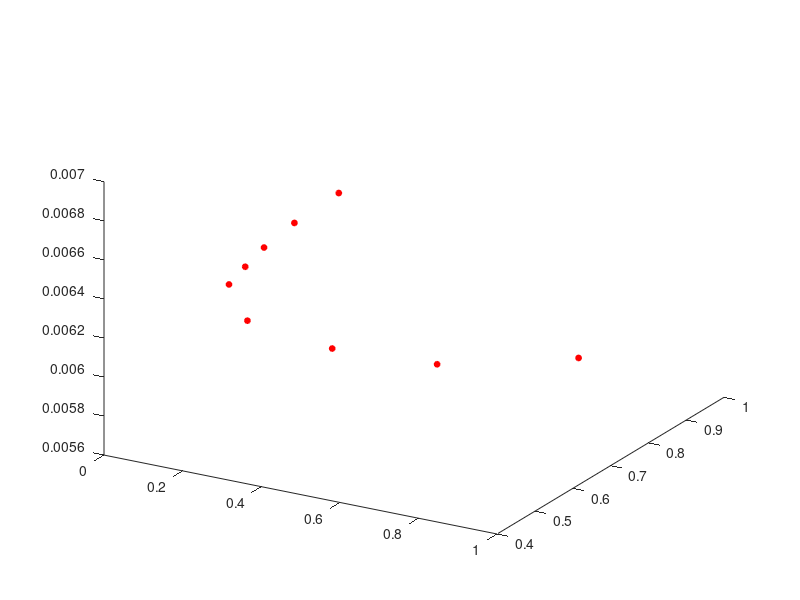

The MATLAB script that drew this image: (Note: this script raises an error after producing the figure.)
close all;clear all; hold on
NOfPointsOnFitCurve = 60;
xp150_750x750_icr00625_icvf        = [ 00.0200 00.0300 00.0500 00.0750 00.1000 00.2500 00.5000 00.7500 01.0000 ];
xp150_750x750_icr00625_icvf_ags_T1 = [ 85.4489 72.2753 64.3134 56.3070 51.5780 44.5293 40.3929 40.4486 51.5036 ];
xp150_750x750_icr00625_icvf_ags_T2 = [ 81.3436 73.2063 64.3134 59.6895 52.9240 42.1042 40.3000 43.1652 51.1691 ];
xp150_750x750_icr00625_icvf_ags = (xp150_750x750_icr00625_icvf_ags_T1 + xp150_750x750_icr00625_icvf_ags_T2)/2;
xp150_750x750_icr00625_icvf_ags = xp150_750x750_icr00625_icvf_ags/max(xp150_750x750_icr00625_icvf_ags);
x00625 = xp150_750x750_icr00625_icvf;
y00625 = xp150_750x750_icr00625_icvf_ags;
z00625 = 0.00625*ones(size(xp150_750x750_icr00625_icvf_ags));
hold on; view(30,30)
plot3(x00625,y00625,z00625, 'or', 'LineWidth', 1, 'MarkerFaceColor', 'r', 'MarkerSize', 4)
[xData00625, yData00625] = prepareCurveData( x00625, y00625 );
ft   = fittype( 'rat31' ); opts = fitoptions( ft ); opts.Display = 'Off';
opts.Lower       = [-Inf -Inf -Inf -Inf -Inf];
opts.StartPoint  = [0.02 0.02 0.02 0.02 0.02];
opts.Upper       = [Inf Inf Inf Inf Inf];
[fitresult00625, gof] = fit( xData00625, yData00625, ft, opts );
xstart           = min(x00625);
xend             = max(x00625);
xfitdata00625 = linspace(xstart, xend, NOfPointsOnFitCurve);
yfitdata00625 = ( (fitresult00625.p1 * xfitdata00625.^3) + (fitresult00625.p2 * xfitdata00625.^2) + (fitresult00625.p3 * xfitdata00625) + (fitresult00625.p4) )./ (xfitdata00625 + fitresult00625.q1);
zfitdata00625 = 0.00625*ones(size(xfitdata00625));
plot3(xfitdata00625, yfitdata00625, zfitdata00625,'r','LineWidth',2)
xmin(1) = xfitdata00625(yfitdata00625 == min(yfitdata00625));
ymin(1) = yfitdata00625(yfitdata00625 == min(yfitdata00625));
zmin(1) = zfitdata00625(yfitdata00625 == min(yfitdata00625));





xp150_750x750_icr01250_icvf = [ 0.020 0.025 0.030 0.035 0.040 0.050 0.075 0.100 0.250 0.500 0.750 1.000 ];
xp150_750x750_icr01250_icvf_ags_T1 = [ 51.2031 47.0616 46.6017 47.3751 41.6098 39.2802 33.7059 29.7026 22.8319 21.7933 22.0248 42.8334 ];
xp150_750x750_icr01250_icvf_ags_T2 = [ 55.4995 49.3905 46.6426 47.3751 41.5526 37.9948 34.8839 30.9316 22.8319 21.3443 22.0248 42.7954 ];
xp150_750x750_icr01250_icvf_ags    = (xp150_750x750_icr01250_icvf_ags_T1 + xp150_750x750_icr01250_icvf_ags_T2)/2;
xp150_750x750_icr01250_icvf_ags = xp150_750x750_icr01250_icvf_ags/max(xp150_750x750_icr01250_icvf_ags);

z01250 = 0.01250*ones(size(xp150_750x750_icr01250_icvf_ags));
x01250 = xp150_750x750_icr01250_icvf;
y01250 = xp150_750x750_icr01250_icvf_ags;

plot3(x01250,y01250,z01250, 'sk', 'LineWidth', 1, 'MarkerFaceColor', 'k', 'MarkerSize', 4)
[xData, yData] = prepareCurveData( x01250, y01250 );
ft   = fittype( 'rat31' ); opts = fitoptions( ft ); opts.Display = 'Off';
opts.Lower       = [-Inf -Inf -Inf -Inf -Inf];
opts.StartPoint  = [0.02 0.02 0.02 0.02 0.02];
opts.Upper       = [Inf Inf Inf Inf Inf];
[fitresult01250, gof] = fit( xData, yData, ft, opts );
xstart           = min(x01250);
xend             = max(x01250);
xfitdata01250 = linspace(xstart, xend, NOfPointsOnFitCurve);
yfitdata01250 = ( (fitresult01250.p1 * xfitdata01250.^3) + (fitresult01250.p2 * xfitdata01250.^2) + (fitresult01250.p3 * xfitdata01250) + (fitresult01250.p4) )./ (xfitdata01250 + fitresult01250.q1);
zfitdata01250 = 0.01250*ones(size(xfitdata01250));
plot3(xfitdata01250, yfitdata01250, zfitdata01250,'k','LineWidth',2)
xmin(numel(xmin)+1) = xfitdata01250(yfitdata01250 == min(yfitdata01250));
ymin(numel(ymin)+1) = yfitdata01250(yfitdata01250 == min(yfitdata01250));
zmin(numel(zmin)+1) = zfitdata01250(yfitdata01250 == min(yfitdata01250));

plot3(xmin, ymin, zmin, 'xb-', 'LineWidth', 2, 'MarkerSize', 10)

zlim([0 0.025]); view(30,30); box on; xlabel('ICVF'); ylabel('AGS_{unit normalized}'); zlabel('ICR');
Legendhandle = legend('ICR = 0.00625', 'ICR = 0.00625: Curve fit',...
                      'ICR = 0.01250', 'ICR = 0.01250: Curve fit',...
                      'Line of min AGS_{n}');
legend boxoff
set(Legendhandle,'FontSize',6.5)
title('750 x 750')
axis tight

for count = 1:NOfPointsOnFitCurve
    plot3([xfitdata00625(count) xfitdata01250(count)], [yfitdata00625(count) yfitdata01250(count)], [zfitdata00625(count) zfitdata01250(count)], 'k:')
end

text(0.8, 1.2, 0.0085, 'ICVF: Individual Cluster Volume Fraction', 'clipping', 'off','FontSize',6.5)
text(0.8, 1.2, 0.008, 'ICR: Individual Cluster Radius', 'clipping', 'off','FontSize',6.5)
text(0.8, 1.2, 0.0075, 'AGS: Average Grain Size', 'clipping', 'off','FontSize',6.5)




xp150_750x750_icr00940_icvf        = [ 00.0200 00.0250 00.0300 00.0350 ];
xp150_750x750_icr00940_icvf_ags_T1 = [ 65.8366 59.5485 60.7003 56.0534 ];
xp150_750x750_icr00940_icvf_ags_T2 = [ 65.9304 57.3238 57.3459 51.3939 ];
xp150_750x750_icr00940_icvf_ags_T3 = [ 65.9304 57.8769 56.0358 51.3939 ];
xp150_750x750_icr00940_icvf_ags_T4 = [ 65.9304 56.2386 54.2241 51.3939 ];
xp150_750x750_icr00940_icvf_ags = (xp150_750x750_icr00940_icvf_ags_T1 +...
                                   xp150_750x750_icr00940_icvf_ags_T2 +...
                                   xp150_750x750_icr00940_icvf_ags_T3 +...
                                   xp150_750x750_icr00940_icvf_ags_T3)/4;
xp150_750x750_icr00940_icvf_ags = xp150_750x750_icr00940_icvf_ags/max(xp150_750x750_icr00940_icvf_ags);
x00940 = xp150_750x750_icr00940_icvf;
y00940 = xp150_750x750_icr00940_icvf_ags;
z00940 = 0.00940*ones(size(xp150_750x750_icr00940_icvf_ags));
plot3(x00940,y00940,z00940, 'ok', 'LineWidth', 1, 'MarkerFaceColor', 'c', 'MarkerSize', 5)
% [xData, yData] = prepareCurveData( x00940, y00940 );
% ft   = fittype( 'rat31' ); opts = fitoptions( ft ); opts.Display = 'Off';
% opts.Lower       = [-Inf -Inf -Inf -Inf -Inf];
% opts.StartPoint  = [0.02 0.02 0.02 0.02 0.02];
% opts.Upper       = [Inf Inf Inf Inf Inf];
% [fitresult, gof] = fit( xData, yData, ft, opts );
% xstart           = min(x00940);
% xend             = max(x00940);
% xfitdata01250         = linspace(xstart, xend, 50);
% ystart           = min(y00940);
% yend             = max(y00940);
% yfitdata01250 = ( (fitresult.p1 * xfitdata01250.^3) + (fitresult.p2 * xfitdata01250.^2) + (fitresult.p3 * xfitdata01250) + (fitresult.p4) )./ (xfitdata01250 + fitresult.q1);
% zfitdata01250 = 0.00940*ones(size(xfitdata01250));
% plot3(xfitdata01250, yfitdata01250, zfitdata01250,'k','LineWidth',2)



grid on
print('-depsc',strcat(pwd,'\AGS_UnitNormalized_VS_ICVFandICR.eps'))
print('-djpeg100',strcat(pwd,'\AGS_UnitNormalized_VS_ICVFandICR.jpeg'))